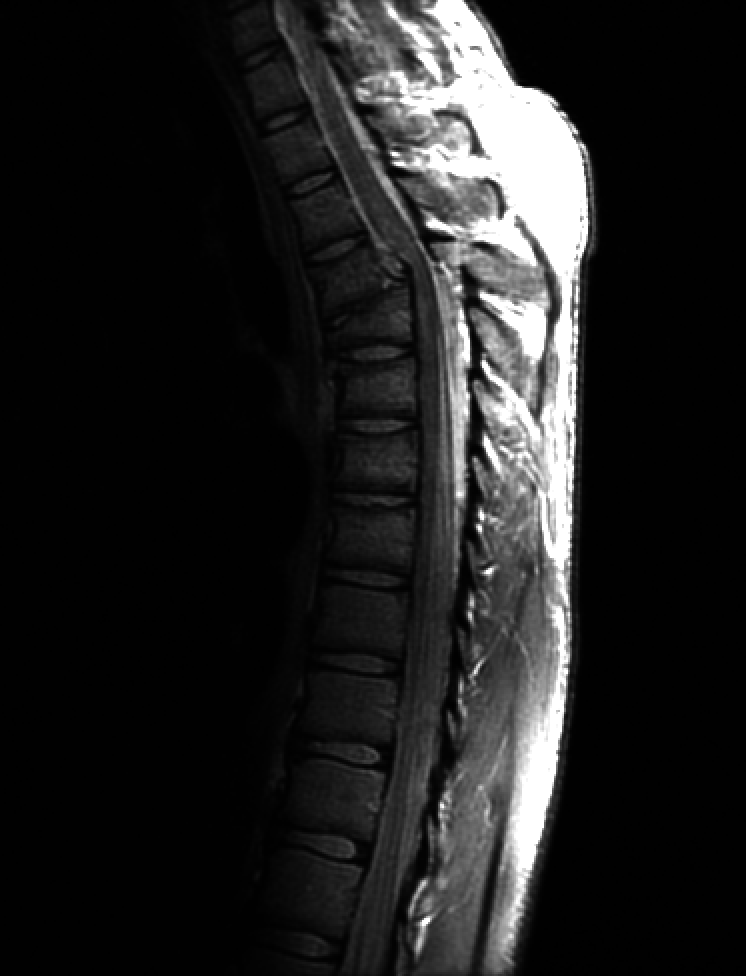
#> input picture img/Fig308.tif, 746 x 976 px
$ python histograma.py
#> lines starting #> are read from the running program, lines starting #| are printed output that depends on the picture
#bibliotecas
from ctypes import sizeof
import cv2 as cv
import numpy as np
import matplotlib.pyplot as plt
from PIL import Image

#fazendo a leitura da imagem
img = cv.imread('img/Fig308.tif')  #primeira imagem
#> img is the input picture: shape (976, 746, 3); min 0, max 255, mean 32.6
#img = Image.open('img/enhance-me.gif') #segunda imagem
#img= np.array(img) #alterar o tipo caso segunda imagem

#alterando a cor
imgH = cv.cvtColor(img,cv.COLOR_BGR2YUV)
#> imgH: shape (976, 746, 3); mean of channels 0, 1, 2 32.6, 128, 128
#utilizando a função de equalização de histograma do OpenCv
imgH[:,:,0] = cv.equalizeHist(imgH[:,:,0])
#> imgH: shape (976, 746, 3); mean of channels 0, 1, 2 166.8, 128, 128
#voltando a cor
imgHisto = cv.cvtColor(imgH, cv.COLOR_YUV2BGR)
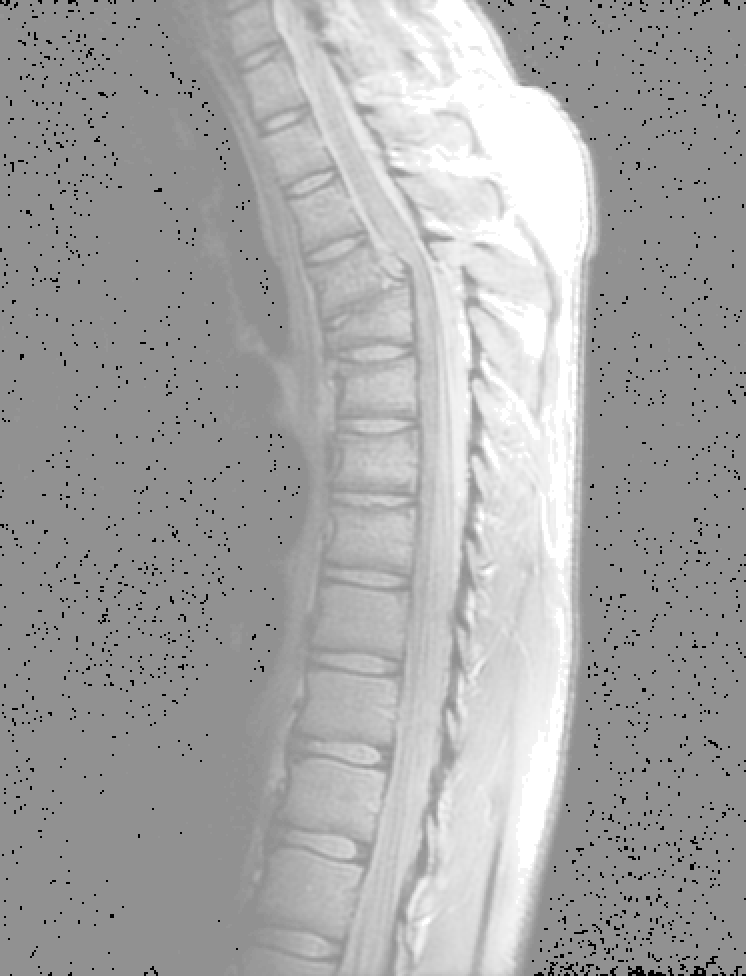
#> imgHisto: shape (976, 746, 3); min 0, max 255, mean 166.8

#apresentar na tela
fig, ax = plt.subplots(nrows=1,ncols=2)
ax[0].imshow(img,cmap='gray')
ax[0].set_title('Imagem original')
ax[1].imshow(imgHisto,cmap='gray')
ax[1].set_title('Equalização de Histograma')
plt.show()
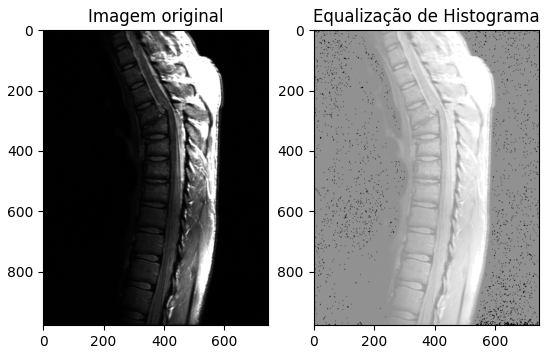
#> figure drawn by matplotlib, 2 panels

$ run again, with img/enhance-me.gif saved as img/Fig308.tif
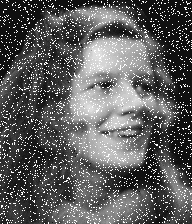
#> input picture img/enhance-me.gif, 192 x 224 px
#> img is the input picture: shape (224, 192, 3); min 0, max 31, mean 11.4
#> `imgHisto = cv.cvtColor(imgH, cv.COLOR_YUV2BGR)`:
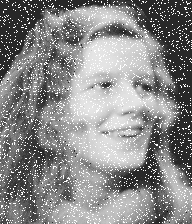
#> imgHisto: shape (224, 192, 3); min 0, max 255, mean 136.2
#> `plt.show()`:
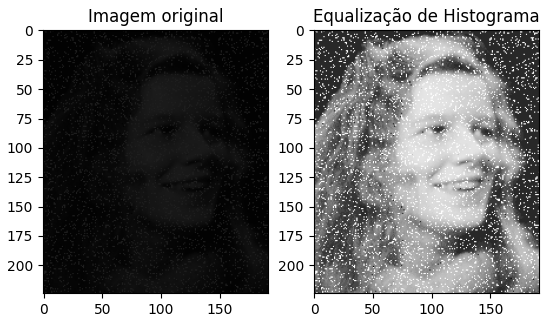
#> figure drawn by matplotlib, 2 panels
